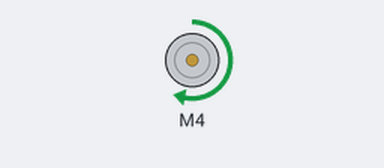
Bench run of a sketch on a simulated Arduino Uno, built with avr-gcc and run on an emulated ATmega328P. Shown: DC motor (green arrow = forward, orange = backward, longer = faster).

Above: at 0.1 s.
Timing chart, 0 to 1.6 s (numbered marks = the images above):
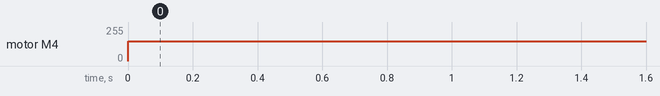

The sketch:

SPump_Test.ino
```cpp
 /*
 * APSC 101 Example Sketch
 *
 * M.Malik for APSC 101, 2024.06.30
 * Everything is identical to other pump/motors. Nothing special
 *
 * Submersible Pumps are NOT REVERSIBLE.
 * They will pump in the same direction irrespective of run() direction.
 * This pump has a very high flow, so you might need to run it slower
 */


#include <AFMotor.h>

AF_DCMotor spump(4);

void setup() {}

void loop() {
  spump.setSpeed(150); // Just check how the pump works. You can increase or decrease the speed same as other motors/pumps.
  spump.run(FORWARD);
}
```

Measured:
- by itself, motor M4: stopped → forward 150/255 at 0.00 s
